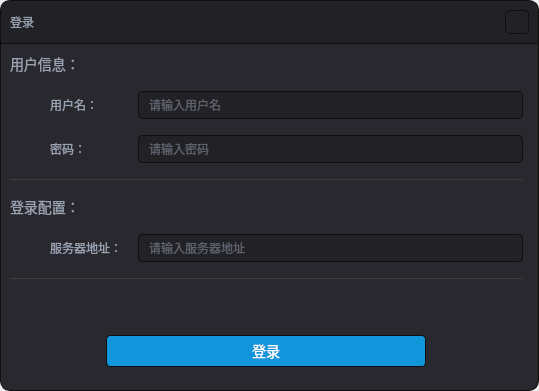
<?xml version="1.0" encoding="UTF-8"?>
<ui version="4.0">
 <class>LoginDialog</class>
 <widget class="DragMoveDialog" name="LoginDialog">
  <property name="geometry">
   <rect>
    <x>0</x>
    <y>0</y>
    <width>539</width>
    <height>391</height>
   </rect>
  </property>
  <property name="windowTitle">
   <string>LoginDialog</string>
  </property>
  <property name="styleSheet">
   <string notr="true">QFrame#contentFrame
{
background-color:#28282E;
border-top : 0px solid #0F0F0F;
border-left : 1px solid #0F0F0F;
border-right : 1px solid #0F0F0F;
border-bottom : 1px solid #0F0F0F;
border-bottom-left-radius:10px;
border-bottom-right-radius:10px;
}

QFrame#titleFrame
{
border-top : 1px solid #0F0F0F;
border-left : 1px solid #0F0F0F;
border-right : 1px solid #0F0F0F;
border-bottom : 1px solid #0F0F0F;
background-color:#212126;
border-top-left-radius:10px;
border-top-right-radius:10px;
}

QPushButton
{
  selection-background-color: #40404A;
  selection-color: #3B3B41;
  color: #99A1B0;
  height:24px;
  background-color: #212126;
  border-style: solid;
  border: 1px solid #0F0F0F;
  border-radius: 4;
  padding: 1px 0px 1px 2px;
  font-size: 12px;
  font-family:Microsoft YaHei UI;
  padding-left:0px;
}
QPushButton:hover
{
 background-color: #2F2F34;
}

QCheckBox,
QLabel
{
color:#99A1B0;
font-size:12px;
font-family:Microsoft YaHei UI;
}
QFrame#line,
#line_1,
#line_2,
#line_3,
#line_4
{
background-color:#353539;
}
QComboBox QAbstractItemView { outline: 0px;}
QLineEdit,
QComboBox{
  subcontrol-origin: padding;
  subcontrol-position: top right;
  selection-background-color: #40404A;
  selection-color: #3B3B41;
  color: #99A1B0;
  height:24px;
  background-color: #212126;
  border-style: solid;
  border: 1px solid #0F0F0F;
  border-radius: 4;
  padding: 1px 0px 1px 2px;
  font-size: 12px;
  font-family:Microsoft YaHei UI;
  padding-left:8px;
  }


  QComboBOx:hover
  {
  border: 1px #40404A;
  background-color:#40404A;
  color: white;
  }


  QComboBox:on
  {
  padding-top: 0px;
  padding-left: 0px;
  color: #99A1B0;
  background-color: #40404A;
  selection-background-color: #3B3B41;
  }

  QComboBox:!on
  {
  color: #99A1B0;
  }


  QComboBox QAbstractItemView
  {
  border: 0px solid darkgray;
  color: white;
  background-color:#212126;
  selection-background-color: #454549;
height:24px;
  }


  QComboBox QAbstractItemView::item
  {
  qproperty-elide-mode: '...';
  height:24px;
outline: 0px;
  }


  QComboBox::drop-down
  {
  subcontrol-origin: padding;
  subcontrol-position: top right;
  width: 15px;
  color: white;
  border-left-width: 0px;
  border-left-color: darkgray;
  border-left-style: solid;
  border-top-right-radius: 2px;
  border-bottom-right-radius: 2px;
  padding-right: 0px;
  }

  QComboBox::down-arrow
  {
  image: url(:/icons/images/comboBoxExpander.svg);
  width: 8px;
  height: 4px;
  }

QListWidget{outline:0px;}
QListView {
  border-radius: 4px;
  padding: 5px;
  margin: 0px;
}

QTableView::item,
QTreeView::item,
QListView::item {
  padding: 5px;
  height: 22px;
  color: #99A1B0;
  selection-color: white;
  border-color: transparent; 
  border-radius: 4px;
outline: 0px;
}



QTableView:item:selected,
QTreeView::item:selected,
QListView::item:selected {
  background-color: #40404A;
  selection-background-color:  #3B3B41;
  color: #99A1B0;
  selection-color:  white;
  border-radius: 4px;
}

QTableView:item:selected:focus,
QTreeView::item:selected:focus,
QListView::item:selected:focus {
  background-color: #40404A;
  selection-background-color:#3B3B41;
  color:  #99A1B0;
  selection-color: white; 
}
</string>
  </property>
  <layout class="QVBoxLayout" name="verticalLayout">
   <property name="spacing">
    <number>0</number>
   </property>
   <property name="leftMargin">
    <number>0</number>
   </property>
   <property name="topMargin">
    <number>0</number>
   </property>
   <property name="rightMargin">
    <number>0</number>
   </property>
   <property name="bottomMargin">
    <number>0</number>
   </property>
   <item>
    <widget class="QFrame" name="titleFrame">
     <property name="minimumSize">
      <size>
       <width>0</width>
       <height>44</height>
      </size>
     </property>
     <property name="maximumSize">
      <size>
       <width>16777215</width>
       <height>44</height>
      </size>
     </property>
     <property name="frameShape">
      <enum>QFrame::StyledPanel</enum>
     </property>
     <property name="frameShadow">
      <enum>QFrame::Raised</enum>
     </property>
     <layout class="QHBoxLayout" name="horizontalLayout">
      <item>
       <widget class="QLabel" name="label">
        <property name="text">
         <string>登录</string>
        </property>
       </widget>
      </item>
      <item>
       <spacer name="horizontalSpacer">
        <property name="orientation">
         <enum>Qt::Horizontal</enum>
        </property>
        <property name="sizeHint" stdset="0">
         <size>
          <width>456</width>
          <height>20</height>
         </size>
        </property>
       </spacer>
      </item>
      <item>
       <widget class="QPushButton" name="closeButton">
        <property name="minimumSize">
         <size>
          <width>24</width>
          <height>24</height>
         </size>
        </property>
        <property name="maximumSize">
         <size>
          <width>24</width>
          <height>24</height>
         </size>
        </property>
        <property name="text">
         <string/>
        </property>
        <property name="icon">
         <iconset resource="../resource.qrc">
          <normaloff>:/icons/images/close.svg</normaloff>:/icons/images/close.svg</iconset>
        </property>
       </widget>
      </item>
     </layout>
    </widget>
   </item>
   <item>
    <widget class="QFrame" name="contentFrame">
     <property name="frameShape">
      <enum>QFrame::StyledPanel</enum>
     </property>
     <property name="frameShadow">
      <enum>QFrame::Raised</enum>
     </property>
     <layout class="QVBoxLayout" name="verticalLayout_2">
      <property name="spacing">
       <number>16</number>
      </property>
      <property name="rightMargin">
       <number>15</number>
      </property>
      <property name="bottomMargin">
       <number>0</number>
      </property>
      <item>
       <widget class="QLabel" name="label_4">
        <property name="styleSheet">
         <string notr="true">color:#99A1B0;
font-size:14px;</string>
        </property>
        <property name="text">
         <string>用户信息：</string>
        </property>
       </widget>
      </item>
      <item>
       <layout class="QHBoxLayout" name="horizontalLayout_2">
        <item>
         <spacer name="horizontalSpacer_4">
          <property name="orientation">
           <enum>Qt::Horizontal</enum>
          </property>
          <property name="sizeType">
           <enum>QSizePolicy::Fixed</enum>
          </property>
          <property name="sizeHint" stdset="0">
           <size>
            <width>40</width>
            <height>20</height>
           </size>
          </property>
         </spacer>
        </item>
        <item>
         <widget class="QLabel" name="label_2">
          <property name="minimumSize">
           <size>
            <width>72</width>
            <height>0</height>
           </size>
          </property>
          <property name="maximumSize">
           <size>
            <width>72</width>
            <height>16777215</height>
           </size>
          </property>
          <property name="text">
           <string>用户名：</string>
          </property>
         </widget>
        </item>
        <item>
         <widget class="QLineEdit" name="userNameEditor">
          <property name="placeholderText">
           <string>请输入用户名</string>
          </property>
         </widget>
        </item>
       </layout>
      </item>
      <item>
       <layout class="QHBoxLayout" name="horizontalLayout_3">
        <item>
         <spacer name="horizontalSpacer_3">
          <property name="orientation">
           <enum>Qt::Horizontal</enum>
          </property>
          <property name="sizeType">
           <enum>QSizePolicy::Fixed</enum>
          </property>
          <property name="sizeHint" stdset="0">
           <size>
            <width>40</width>
            <height>20</height>
           </size>
          </property>
         </spacer>
        </item>
        <item>
         <widget class="QLabel" name="label_3">
          <property name="minimumSize">
           <size>
            <width>72</width>
            <height>0</height>
           </size>
          </property>
          <property name="maximumSize">
           <size>
            <width>72</width>
            <height>16777215</height>
           </size>
          </property>
          <property name="text">
           <string>密码：</string>
          </property>
         </widget>
        </item>
        <item>
         <widget class="QLineEdit" name="passwordEditor">
          <property name="echoMode">
           <enum>QLineEdit::Password</enum>
          </property>
          <property name="placeholderText">
           <string>请输入密码</string>
          </property>
         </widget>
        </item>
       </layout>
      </item>
      <item>
       <widget class="Line" name="line">
        <property name="minimumSize">
         <size>
          <width>0</width>
          <height>1</height>
         </size>
        </property>
        <property name="maximumSize">
         <size>
          <width>16777215</width>
          <height>1</height>
         </size>
        </property>
        <property name="orientation">
         <enum>Qt::Horizontal</enum>
        </property>
       </widget>
      </item>
      <item>
       <widget class="QLabel" name="label_5">
        <property name="styleSheet">
         <string notr="true">color:#99A1B0;
font-size:14px;</string>
        </property>
        <property name="text">
         <string>登录配置：</string>
        </property>
       </widget>
      </item>
      <item>
       <layout class="QHBoxLayout" name="horizontalLayout_4">
        <item>
         <spacer name="horizontalSpacer_2">
          <property name="orientation">
           <enum>Qt::Horizontal</enum>
          </property>
          <property name="sizeType">
           <enum>QSizePolicy::Fixed</enum>
          </property>
          <property name="sizeHint" stdset="0">
           <size>
            <width>40</width>
            <height>20</height>
           </size>
          </property>
         </spacer>
        </item>
        <item>
         <widget class="QLabel" name="label_6">
          <property name="text">
           <string>服务器地址：</string>
          </property>
         </widget>
        </item>
        <item>
         <widget class="QLineEdit" name="urlEditor">
          <property name="placeholderText">
           <string>请输入服务器地址</string>
          </property>
         </widget>
        </item>
       </layout>
      </item>
      <item>
       <widget class="Line" name="line_2">
        <property name="minimumSize">
         <size>
          <width>0</width>
          <height>1</height>
         </size>
        </property>
        <property name="maximumSize">
         <size>
          <width>16777215</width>
          <height>1</height>
         </size>
        </property>
        <property name="orientation">
         <enum>Qt::Horizontal</enum>
        </property>
       </widget>
      </item>
      <item>
       <spacer name="verticalSpacer_2">
        <property name="orientation">
         <enum>Qt::Vertical</enum>
        </property>
        <property name="sizeType">
         <enum>QSizePolicy::Fixed</enum>
        </property>
        <property name="sizeHint" stdset="0">
         <size>
          <width>20</width>
          <height>40</height>
         </size>
        </property>
       </spacer>
      </item>
      <item>
       <layout class="QHBoxLayout" name="horizontalLayout_5">
        <property name="spacing">
         <number>0</number>
        </property>
        <property name="bottomMargin">
         <number>0</number>
        </property>
        <item>
         <widget class="QPushButton" name="loginButton">
          <property name="minimumSize">
           <size>
            <width>320</width>
            <height>0</height>
           </size>
          </property>
          <property name="maximumSize">
           <size>
            <width>320</width>
            <height>16777215</height>
           </size>
          </property>
          <property name="styleSheet">
           <string notr="true">QPushButton
{
  selection-background-color: #40404A;
  selection-color: #3B3B41;
  color: white;
  height:28px;
  background-color: rgb(18, 150, 219);
  border-style: solid;
  border: 1px solid #0F0F0F;
  border-radius: 4px;
  padding: 1px 0px 1px 2px;
  font-size: 14px;
  font-family:Microsoft YaHei UI;
  padding-left:0px;
}
QPushButton:hover
{
 background-color: rgb(18, 180, 219);
}</string>
          </property>
          <property name="text">
           <string>登录</string>
          </property>
         </widget>
        </item>
       </layout>
      </item>
      <item>
       <spacer name="verticalSpacer">
        <property name="orientation">
         <enum>Qt::Vertical</enum>
        </property>
        <property name="sizeHint" stdset="0">
         <size>
          <width>20</width>
          <height>40</height>
         </size>
        </property>
       </spacer>
      </item>
     </layout>
    </widget>
   </item>
  </layout>
 </widget>
 <customwidgets>
  <customwidget>
   <class>DragMoveDialog</class>
   <extends>QWidget</extends>
   <header>dragmovedialog.h</header>
   <container>1</container>
  </customwidget>
 </customwidgets>
 <resources>
  <include location="../resource.qrc"/>
 </resources>
 <connections/>
</ui>
